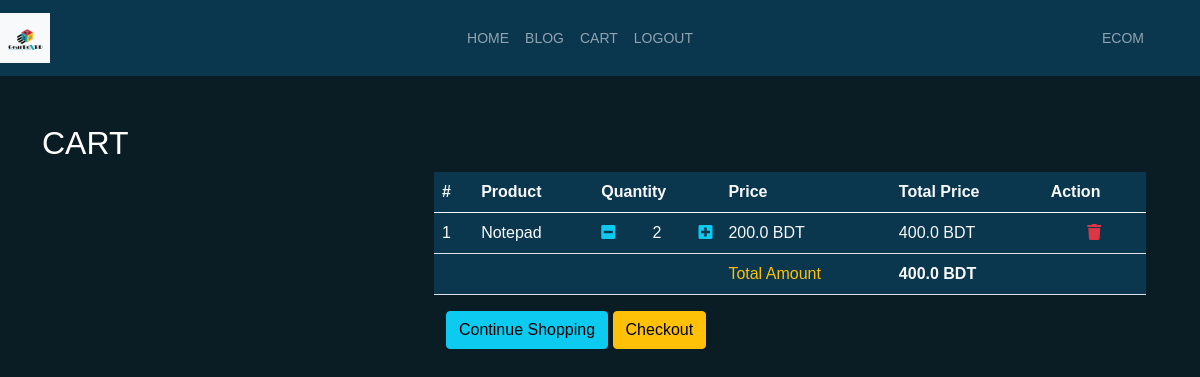
The app's page /cart/ (signed in) with its own data.
### ecom/models.py (models this page shows, shortened)
class Cart(models.Model):
    user = models.ForeignKey(User, models.CASCADE)
    status = models.CharField(max_length=50, default='pending')
    products = models.ForeignKey(Product, models.CASCADE)
    quantity = models.PositiveIntegerField(default=1)
    def total_price(self):
        return self.products.price * self.quantity

class Product(models.Model):
    title = models.CharField(max_length=200)
    slug = models.SlugField(blank=True, null=True)
    description = models.TextField()
    price = models.FloatField()
    stock = models.PositiveIntegerField()
    image = models.ImageField(upload_to='ecom/photos')
    category = models.CharField(max_length=100, blank=True, null=True)

class Order(models.Model):
    user = models.ForeignKey(User, on_delete=models.CASCADE)
    cart_products = models.ManyToManyField(Cart, related_name='cart')
    order_status = models.BooleanField(default=False)
    order_date = models.DateTimeField(blank=True, null=True)
    order_address = models.ForeignKey('Address', on_delete=models.SET_NULL, blank=True, null=True)
    def get_total_price(self):
        total = 0
        for product in self.cart_products.all():
            total += product.total_price()
        return total
    class Meta:
        ordering = ['-order_date']

### ecom/views.py (the view)
# urls.py: path('cart/', CartView.as_view(), name='cart'),
class CartView(LoginRequiredMixin, View):
    def get(self, *args, **kwargs):
        try:
            cart = Order.objects.get(user=self.request.user, order_status=False)
        except:
            return render(self.request, 'ecom/cart.html', {})
        else:
            context = {'objects': cart}
        return render(self.request, 'ecom/cart.html', context)

### ecom/templates/ecom/cart.html (shortened to what this page needs)
{% extends 'base.html' %}
{% block content %}
<div class="col-md-4">
    <h2>CART</h2>
</div>
<div class="col-md-8 mt-5">
    <div class="container-fluid mx-auto">
        <div class="row">
            {% if objects.cart_products.all %}
            <table class="table text-light"  style="background:#0a364e;">
                <thead>
                <tr class="border-none">
                    <th>#</th>
                    <th>Product</th>
                    <th>Quantity</th>
                    <th>Price</th>
                    <th>Total Price</th>
                    <th>Action</th>
                </tr>
                </thead>
                <tbody>
                {% for p in objects.cart_products.all %}
                <tr>
                    <td>{{ forloop.counter }}</td>
                    <td>{{ p.products.title }}</td>
                    <td class="qty text-center" id="qty">
                        <a href="{% url 'products:reduce_from_cart' pk=p.products.pk %}" class="float-start">
                            <i class="fas fa-minus-square mr-2 text-info"></i>
                        </a>
                        <span>{{ p.quantity }}</span>
                        <a href="{% url 'products:add_to_cart' pk=p.products.pk %}" class="float-end">
                            <i class="fas fa-plus-square ml-2 text-info"></i>
                        </a>
                    </td>
                    <td>{{ p.products.price }} BDT</td>
                    <td>{{ p.total_price }} BDT</td>
                    <td class="text-center">
                        <a href="{% url 'products:remove_from_cart' pk=p.products.pk %}" class="text-danger remove"
                           title="remove from cart">
                            <i class="fa fa-trash"></i>
                        </a>
                    </td>
                </tr>
                {% endfor %}
                <tr>
                    <td></td>
                    <td></td>
                    <td></td>
                    <td class="text-warning">Total Amount</td>
                    <td><strong>{{ objects.get_total_price }} BDT</strong></td>
                    <td></td>
                </tr>
                </tbody>
            </table>
            <div class="ms-auto">
                <a href="{% url 'products:product_list' %}" class="btn btn-info ms-auto">Continue Shopping</a>
                <a href="{% url 'products:checkout' %}" class="btn btn-warning ms-auto">Checkout</a>
            </div>
            {% endif %}
        </div>
    </div>
</div>
{% endblock %}

### templates/base.html (shortened to what this page needs)
<!doctype html>
{% load staticfiles %}
<html lang="en">
<head>
    <link href="https://cdn.jsdelivr.net/npm/bootstrap@5.0.2/dist/css/bootstrap.min.css" rel="stylesheet"
>
    <link rel="stylesheet" href="{% static 'css/all.css' %}">
    <link rel="stylesheet" href="{% static 'css/custom.css' %}">
</head>
<body>
<nav class="navbar navbar-expand-lg navbar-dark" style="background:#0a364e;">
    <a class="navbar-brand text-uppercase" href="{% url 'products:product_list' %}">
        <img class="bg-light img-fluid" src="{% static 'img/gbox.png' %}" height="50" width="50" alt="">
    </a>
    <div class="collapse navbar-collapse" id="down">
        <ul class="navbar-nav mx-auto text-uppercase">
            <li class="nav-item active">
                <a class="nav-link" href="{% url 'products:product_list' %}">Home <span class="sr-only">(current)</span></a>
            </li>
            <li class="nav-item">
                <a class="nav-link" href="{% url 'blog:blog' %}">Blog</a>
            </li>
            {% if user.is_authenticated %}
            <li class="nav-item">
                <a class="nav-link" href="{% url 'products:cart' %}">CART</a>
            </li>
            <li class="nav-item">
                <a class="nav-link" href="{% url 'accounts:logout' %}">Logout</a>
            </li>
            {% endif %}
        </ul>
        {% if user.is_authenticated %}
        <div class="d-flex me-5">
            <ul class="navbar-nav ">
                <li class="nav-item">
                    <a href="{% url 'accounts:profile_view' username=user.username pk=user.pk %}"
                       class="nav-link text-uppercase" title="View Profile">
                        {{ user.username }}
                    </a>
                </li>
            </ul>
        </div>
        {% endif %}
    </div>
</nav>
<div class="container">
    <div class="row mt-5">
        {% block content %}{% endblock %}
    </div>
</div>
</body>
</html>

### static/css/all.css (style rules this page uses)
.fa, .fas, .far, .fal, .fad, .fab { -moz-osx-font-smoothing: grayscale; -webkit-font-smoothing: antialiased; display: inline-block; font-style: normal; font-variant: normal; text-rendering: auto; line-height: 1; }
.fa-minus-square:before { content: "\f146"; }
.fa-plus-square:before { content: "\f0fe"; }
.fa-trash:before { content: "\f1f8"; }
.fa, .fas { font-family: 'Font Awesome 5 Free'; font-weight: 900; }

### static/css/custom.css (style rules this page uses)
* { margin:0; padding:0; }
body { background-color: #0a1d25; color:white; font-family: 'Montserrat', sans-serif; }
nav li { list-style: none; display: inline-block; }
nav li a { text-decoration: none; position: relative; display: block; overflow: hidden; transition: 0.7s all; padding: 14px 30px; }
nav li a:before { content: ''; width: 60px; position: absolute; border-bottom: 2px solid #17a2b8; bottom: 0; right: 350px; transition: 0.7s all; }
.nav-link { font-size: 14px; }

### records on screen
Cart: products "Notepad", quantity "2", products.price "200.0", total_price "400.0"
Order: get_total_price "400.0"

### other values on screen
{{ user.username }} "ECOM"
